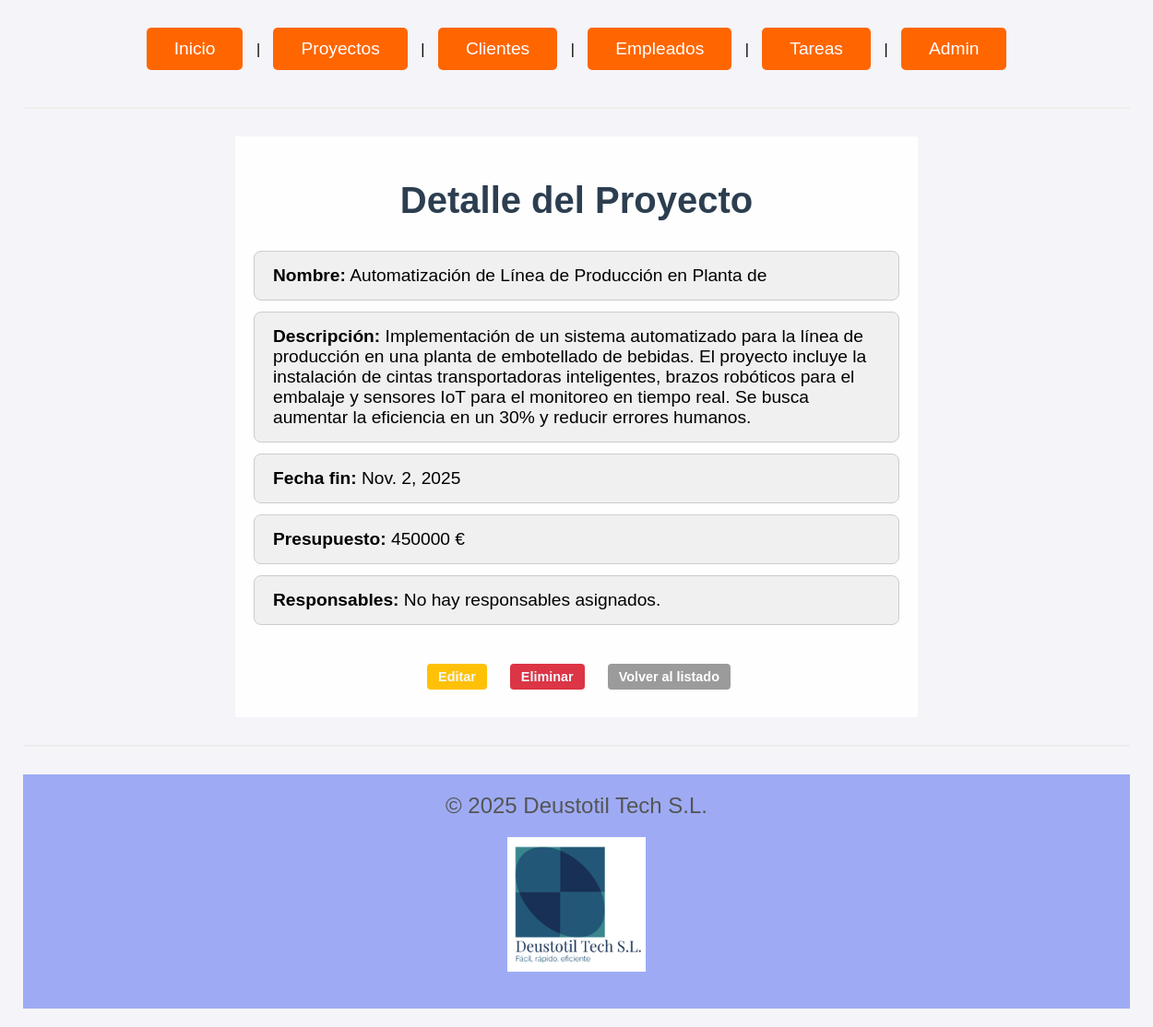
/GP/proyectos/4/, run on an earlier commit of the app's database.
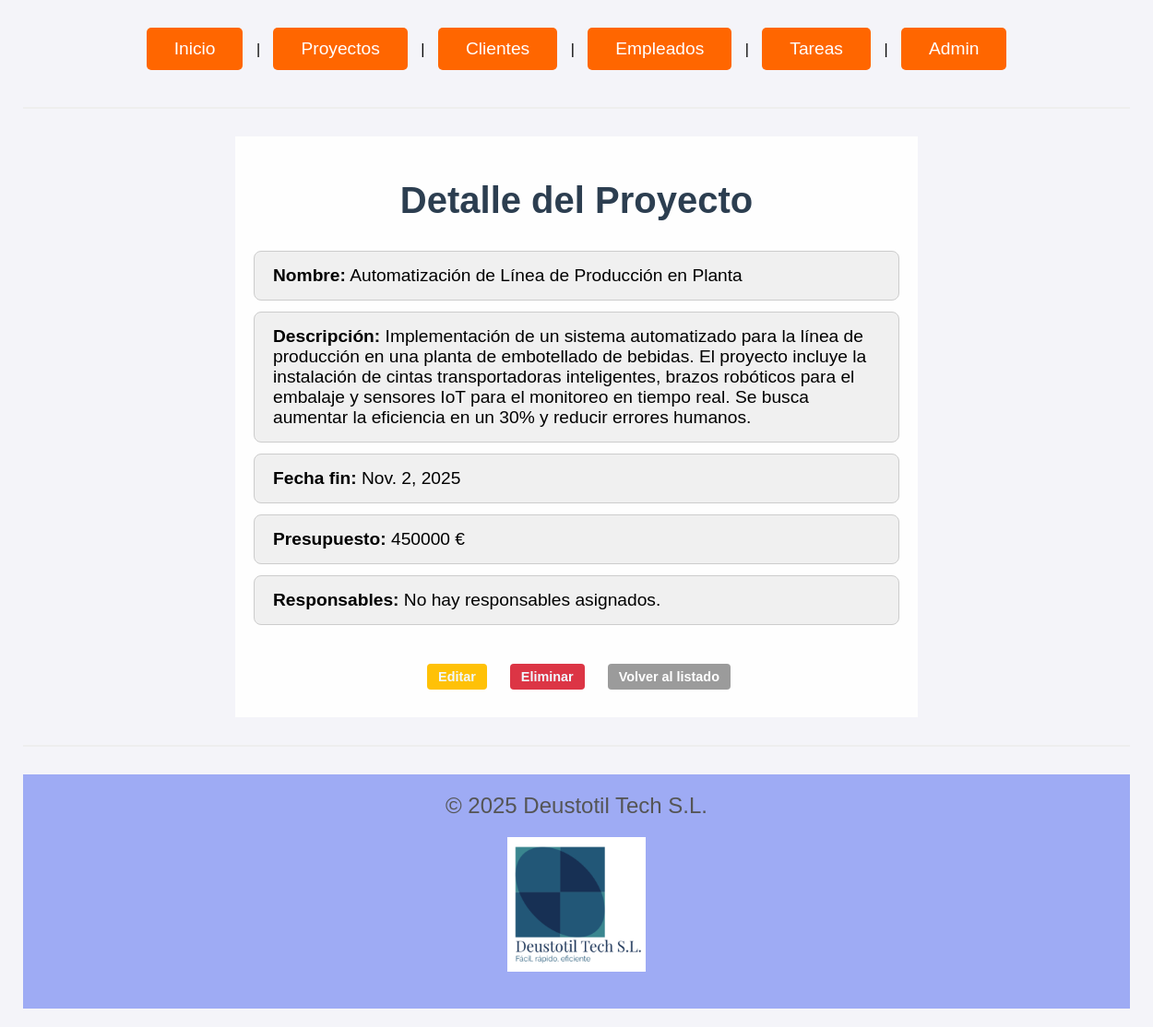
And on a later commit of the database.
### gestion_produccion_G6/models.py (models this page shows, shortened)
class Proyecto(models.Model):
    nombre = models.CharField(max_length=50)
    descripcion = models.TextField(max_length=500, default="Descripción no proporcionada")
    fecha_ini = models.DateField(default=datetime.date.today)
    fecha_fin = models.DateField(default=datetime.date.today)
    presupuesto = models.IntegerField(default=0)
    responsables = models.ManyToManyField('Empleado', blank=True, related_name='proyectos_responsables')

### gestion_produccion_G6/views.py (the view)
# urls.py: path('proyectos/<int:pk>/', views.ProyectoDetailView.as_view(), name='proyecto_detail'),
class ProyectoDetailView(DetailView):
    model = Proyecto
    template_name = 'proyecto_detail.html'
    context_object_name = 'proyecto'

### gestion_produccion_G6/templates/proyecto_detail.html
{% extends "base.html" %} {% block content %}
<h1>Detalle del Proyecto</h1>
<ul class="lista_general">
  <li class="lista"><strong>Nombre:</strong> {{ proyecto.nombre }}</li>
  <li class="lista">
    <strong>Descripción:</strong> {{ proyecto.descripcion }}
  </li>
  <li class="lista"><strong>Fecha fin:</strong> {{ proyecto.fecha_fin }}</li>
  <li class="lista">
    <strong>Presupuesto:</strong> {{ proyecto.presupuesto }} €
  </li>
  <li class="lista">
    <strong>Responsables:</strong>
    {% if proyecto.responsables.all %}
    <ul>
      {% for empleado in proyecto.responsables.all %}
      <li>{{ empleado.nombre }} {{ empleado.apellidos }}</li>
      {% endfor %}
    </ul>
    {% else %} No hay responsables asignados. {% endif %}
  </li>
</ul>
<div class="botones_centrados">
  <a href="{% url 'proyecto_update' proyecto.pk %}" class="boton_editar"
    >Editar</a
  >
  <a href="{% url 'proyecto_delete' proyecto.pk %}" class="boton_eliminar"
    >Eliminar</a
  >
  <a href="{% url 'proyecto_list' %}" class="boton_cancelar"
    >Volver al listado</a
  >
</div>
{% endblock %}

What changed in the data, as far as the page shows it:
changed Proyecto: nombre "Automatización de Línea de Producción en Planta de" → "Automatización de Línea de Producción en Planta"
